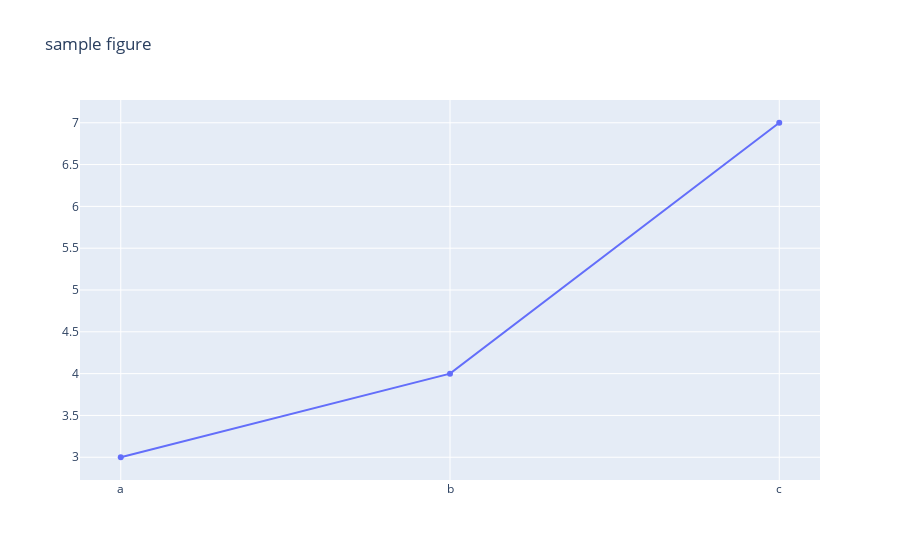

The notebook cell this image was saved under:
### Markdown cell above
## Basic Plotly plot

### Code cell
# let's create a similar plot using Plotly itself using the plotly.graph_objects module
import plotly.graph_objects as go # very common to import as go
# 
fig = go.Figure(data=go.Scatter(x=["a","b","c"], y=[3,4,7]))
# let's add a title after a figure is created
fig.update_layout(title="sample figure")
fig.show()

### Figure 1 — Plotly figure (JSON) as saved in the notebook; plotly's stock layout.template omitted (floating-point values rounded to 4 significant figures)
{"data": [{"type": "scatter", "x": ["a", "b", "c"], "y": [3, 4, 7]}], "layout": {"autosize": true, "title": {"text": "sample figure"}, "xaxis": {"autorange": true, "range": [-0.1232, 2.123], "type": "category"}, "yaxis": {"autorange": true, "range": [2.67, 7.33], "type": "linear"}}}
